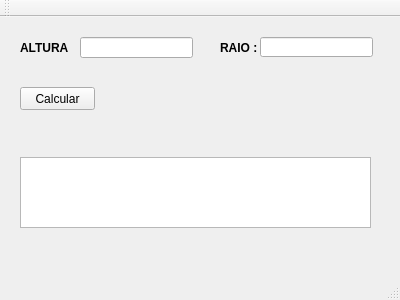
<?xml version="1.0" encoding="UTF-8"?>
<ui version="4.0">
 <class>MainWindow</class>
 <widget class="QMainWindow" name="MainWindow">
  <property name="geometry">
   <rect>
    <x>0</x>
    <y>0</y>
    <width>400</width>
    <height>300</height>
   </rect>
  </property>
  <property name="windowTitle">
   <string>PROJETO CLASSE CILINDRO</string>
  </property>
  <widget class="QWidget" name="centralWidget">
   <widget class="QLabel" name="label">
    <property name="geometry">
     <rect>
      <x>20</x>
      <y>20</y>
      <width>51</width>
      <height>21</height>
     </rect>
    </property>
    <property name="font">
     <font>
      <weight>75</weight>
      <bold>true</bold>
     </font>
    </property>
    <property name="text">
     <string>ALTURA : </string>
    </property>
   </widget>
   <widget class="QLabel" name="label_2">
    <property name="geometry">
     <rect>
      <x>220</x>
      <y>20</y>
      <width>47</width>
      <height>21</height>
     </rect>
    </property>
    <property name="font">
     <font>
      <weight>75</weight>
      <bold>true</bold>
     </font>
    </property>
    <property name="text">
     <string>RAIO : </string>
    </property>
   </widget>
   <widget class="QLineEdit" name="lineEditAltura">
    <property name="geometry">
     <rect>
      <x>80</x>
      <y>20</y>
      <width>113</width>
      <height>21</height>
     </rect>
    </property>
   </widget>
   <widget class="QLineEdit" name="lineEditRaio">
    <property name="geometry">
     <rect>
      <x>260</x>
      <y>20</y>
      <width>113</width>
      <height>20</height>
     </rect>
    </property>
   </widget>
   <widget class="QTextEdit" name="textEditSaida">
    <property name="geometry">
     <rect>
      <x>20</x>
      <y>140</y>
      <width>351</width>
      <height>71</height>
     </rect>
    </property>
   </widget>
   <widget class="QPushButton" name="pushButtonCalcular">
    <property name="geometry">
     <rect>
      <x>20</x>
      <y>70</y>
      <width>75</width>
      <height>23</height>
     </rect>
    </property>
    <property name="text">
     <string>Calcular</string>
    </property>
   </widget>
  </widget>
  <widget class="QMenuBar" name="menuBar">
   <property name="geometry">
    <rect>
     <x>0</x>
     <y>0</y>
     <width>400</width>
     <height>21</height>
    </rect>
   </property>
  </widget>
  <widget class="QToolBar" name="mainToolBar">
   <attribute name="toolBarArea">
    <enum>TopToolBarArea</enum>
   </attribute>
   <attribute name="toolBarBreak">
    <bool>false</bool>
   </attribute>
  </widget>
  <widget class="QStatusBar" name="statusBar"/>
 </widget>
 <layoutdefault spacing="6" margin="11"/>
 <resources/>
 <connections/>
</ui>
